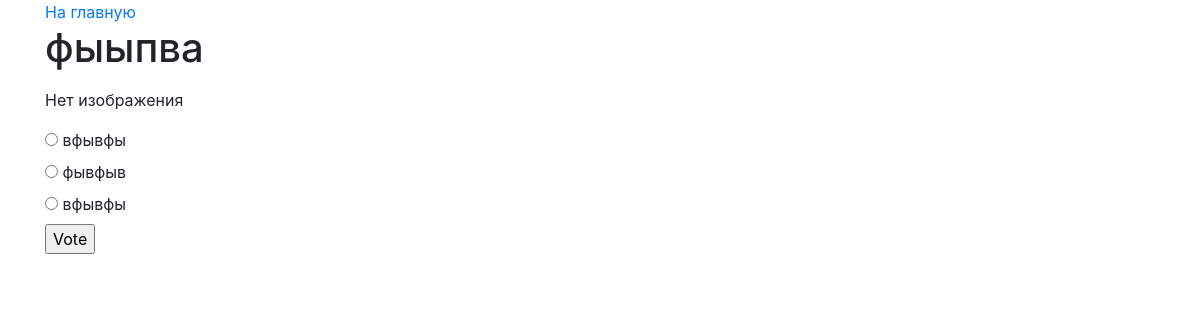
Page /1/ (signed in) on the earlier database version.
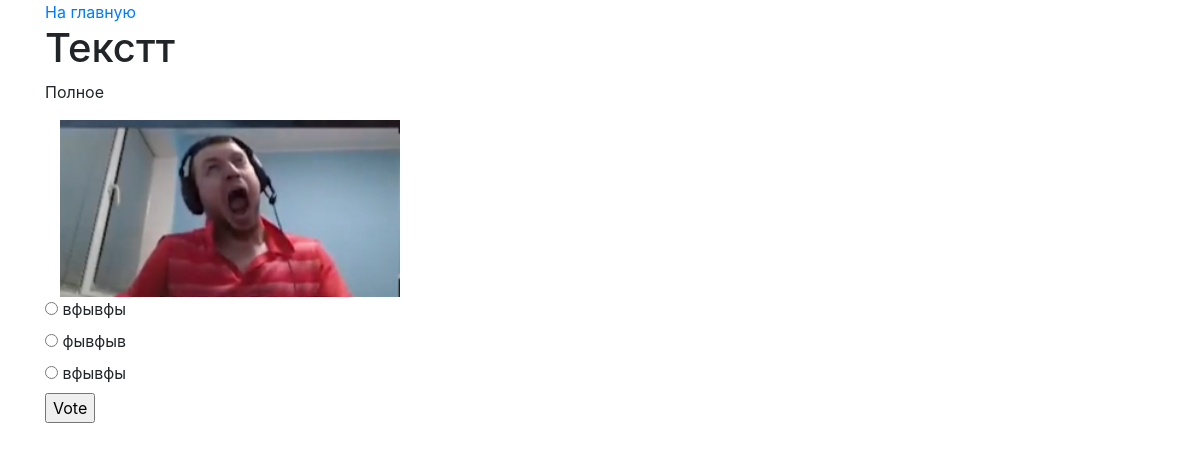
Same page on the later database version.
### polls/models.py (models this page shows, shortened)
class Question(models.Model):
    question_text = models.CharField(max_length=200, verbose_name='Текст вопроса')
    short_description = models.CharField(max_length=100, blank=True, verbose_name='Краткое описание')
    full_description = models.CharField(max_length=250, blank=True, verbose_name='Полное описание')
    pub_date = models.DateTimeField('date published')
    question_image = models.ImageField(upload_to=get_name_file, blank=True, validators=[
        FileExtensionValidator(allowed_extensions=['png', 'jpg', 'jpeg', 'bmp']),
        validate_image_size], verbose_name='Изображение')
    def was_published_recently(self):
        return self.pub_date >= timezone.now() - datetime.timedelta(days=1)
    class Meta:
        verbose_name = 'Опросы'
        verbose_name_plural = 'Опросы'
        ordering = ['pub_date']

class Choice(models.Model):
    question = models.ForeignKey(Question, on_delete=models.CASCADE)
    choice_text = models.CharField(max_length=200, validators=[
        RegexValidator(), ])
    votes = models.IntegerField(default=0)

### polls/views.py (the view)
# urls.py: path('<int:pk>/', views.DetailView.as_view(), name='detail'),
class DetailView(generic.DetailView):
    model = Question
    template_name = 'polls/detail.html'

### polls/templates/polls/detail.html (shortened to what this page needs)
{% load bootstrap4 %}
{% bootstrap_css %}
{% block content %}
    {% if question.was_published_recently or request.user.is_staff %}
        <div class="container">
            <a class="button" href="{% url 'polls:index' %}">На главную</a>
            <form action="{% url 'polls:vote' question.id %}" method="post">
                <fieldset>
                    <h1>{{ question.question_text }}</h1>
                    <p>{{ question.full_description }}</p>
                    {% if question.question_image %}
                        <img src="{{ question.question_image.url }}" alt="Изображение вопроса" class="col-4"><br>
                    {% else %}
                        <p>Нет изображения</p>
                    {% endif %}
                    {% for choice in question.choice_set.all %}
                        <input type="radio" name="choice" id="choice{{ forloop.counter }}" value="{{ choice.id }}">
                        <label for="choice{{ forloop.counter }}">{{ choice.choice_text }}</label><br>
                    {% endfor %}
                </fieldset>
                <input type="submit" value="Vote">
            </form>
        </div>
    {% else %}
        <p>у этого опроса истек срок жизни</p>
    {% endif %}
{% endblock %}

Differences in the rows shown:
changed Question: question_text "фыыпва" → "Текстт"; full_description (not shown) → "Полное"; question_image: picture added; question_image empty → "v2ETb_Screenshot_2.png" (drawn)
Other differences:
text no longer shown: "Нет изображения"
